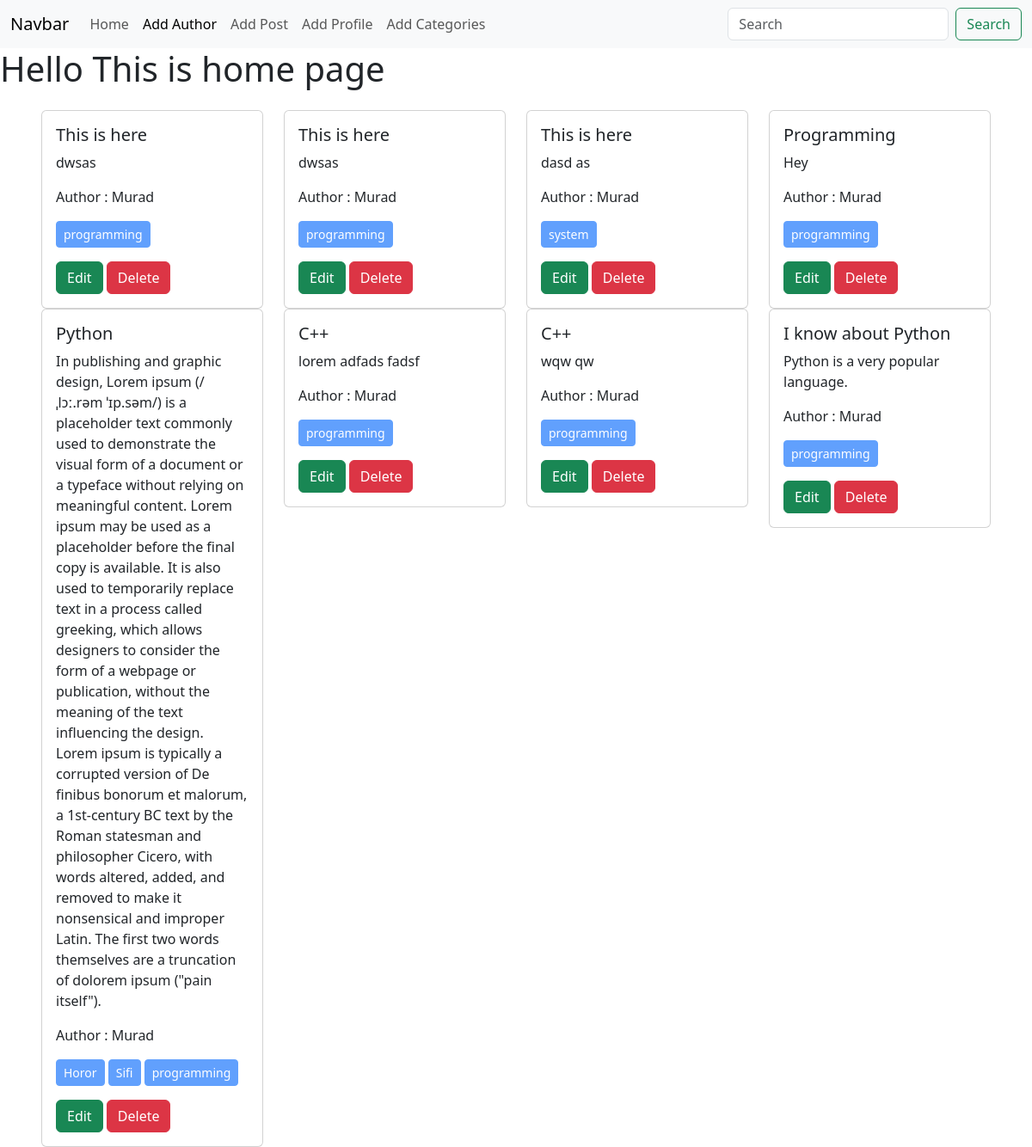
/home/, run on the app's committed database.
### posts/models.py (models this page shows)
class Post(models.Model):
    title = models.CharField(max_length=50)
    content = models.TextField()
    category = models.ManyToManyField(Category) #akta post multiple categories ar majhe thakte pare
    author = models.ForeignKey(Author,on_delete=models.CASCADE) # one to many relation
    def __str__(self):
        return self.title

### author/models.py (models this page shows, shortened)
class Author(models.Model):
    name = models.CharField(max_length=100)
    bio = models.TextField()
    phone_no = models.CharField(max_length=12)

### categories/models.py (models this page shows, shortened)
class Category(models.Model):
    name = models.CharField(max_length=100)

### module15/views.py (the view)
# urls.py: path('home/',views.homes,name = 'Homes'),
def homes(request):
    data = Post.objects.all()
    print(data)
    return render(request, 'home.html',{'data':data})

### templates/home.html
{% extends 'base.html' %}
{% block content %}
<div class="row d-flex flex-wrap justify-content-center px-5 pt-3">
    {% for item in data %}
    <div class="col-sm-3">
        <div class="card">
          <div class="card-body">
            <h5 class="card-title">{{item.title}}</h5>
            <p class="card-text">{{item.content}}</p>
            <p>Author : {{item.author.name}}</p>
            <p>
                {% for cat in item.category.all %}
                <button class="btn btn-primary btn-sm" disabled>{{cat.name}}</button>
                {% endfor %}
            </p>
            <a href="{% url 'edit_posts' item.id %}" class="btn btn-success">Edit</a>
            <a href="{% url 'delete_posts' item.id %}" class="btn btn-danger" >Delete</a>
          </div>
        </div>
      </div>
    {% endfor %}
  </div>
{% endblock %}

### templates/base.html (shortened to what this page needs)
{% load static %}
<!DOCTYPE html>
<html lang="en">
<head>
    <link href="https://cdn.jsdelivr.net/npm/bootstrap@5.3.3/dist/css/bootstrap.min.css" rel="stylesheet">
</head>
<body>
    <nav class="navbar navbar-expand-lg bg-body-tertiary bg-dark">
        <div class="container-fluid">
          <a class="navbar-brand" href="{% url 'home' %}">Navbar</a>
          <div class="collapse navbar-collapse" id="navbarSupportedContent">
            <ul class="navbar-nav me-auto mb-2 mb-lg-0">
              <li class="nav-item">
                <a class="nav-link" href="{% url 'Homes' %}">Home</a>
              </li>
              <li class="nav-item">
                <a class="nav-link active" aria-current="page" href="{% url 'add_author' %}">Add Author</a>
              </li>
              <li class="nav-item">
                <a class="nav-link" href="{% url 'add_posts' %}">Add Post</a>
              </li>
              <li class="nav-item">
                <a class="nav-link" href="{% url 'addprofile' %}">Add Profile</a>
              </li>
              <li class="nav-item">
                <a class="nav-link" href="{% url 'add_category' %}">Add Categories</a>
              </li>
            </ul>
            <form class="d-flex" role="search">
              <input class="form-control me-2" type="search" placeholder="Search" aria-label="Search">
              <button class="btn btn-outline-success" type="submit">Search</button>
            </form>
          </div>
        </div>
      </nav>
    <h1>Hello This is home page</h1>
    {% block content %}
    {% endblock %}
</body>
</html>

### data on the page
Post: title "This is here", content "dwsas", author.name "Murad"
Category: name "programming"
Post: title "This is here", content "dwsas", author.name "Murad"
Post: title "This is here", content "dasd as", author.name "Murad"
Category: name "system"
Post: title "Programming", content "Hey", author.name "Murad"
Post: title "Python", content "In publishing and graphic design, Lorem ipsum (/ˌlɔː.rəm ˈɪp.səm/) is a placeholder text commonly used to demonstrate the visual form of a document or a typeface without relying on meaningful content. Lorem ipsum may be used as a placeholder before the final copy is available. It is also used to temporarily replace text in a process called greeking, which allows designers to consider the form of a webpage or publication, without the meaning of the text influencing the design. Lorem ipsum is typically a corrupted version of De finibus bonorum et malorum, a 1st-century BC text by the Roman statesman and philosopher Cicero, with words altered, added, and removed to make it nonsensical and…", author.name "Murad"
Category: name "Horor"
Category: name "Sifi"
Post: title "C++", content "lorem adfads fadsf", author.name "Murad"
Post: title "C++", content "wqw qw", author.name "Murad"
Post: title "I know about Python", content "Python is a very popular language.", author.name "Murad"
